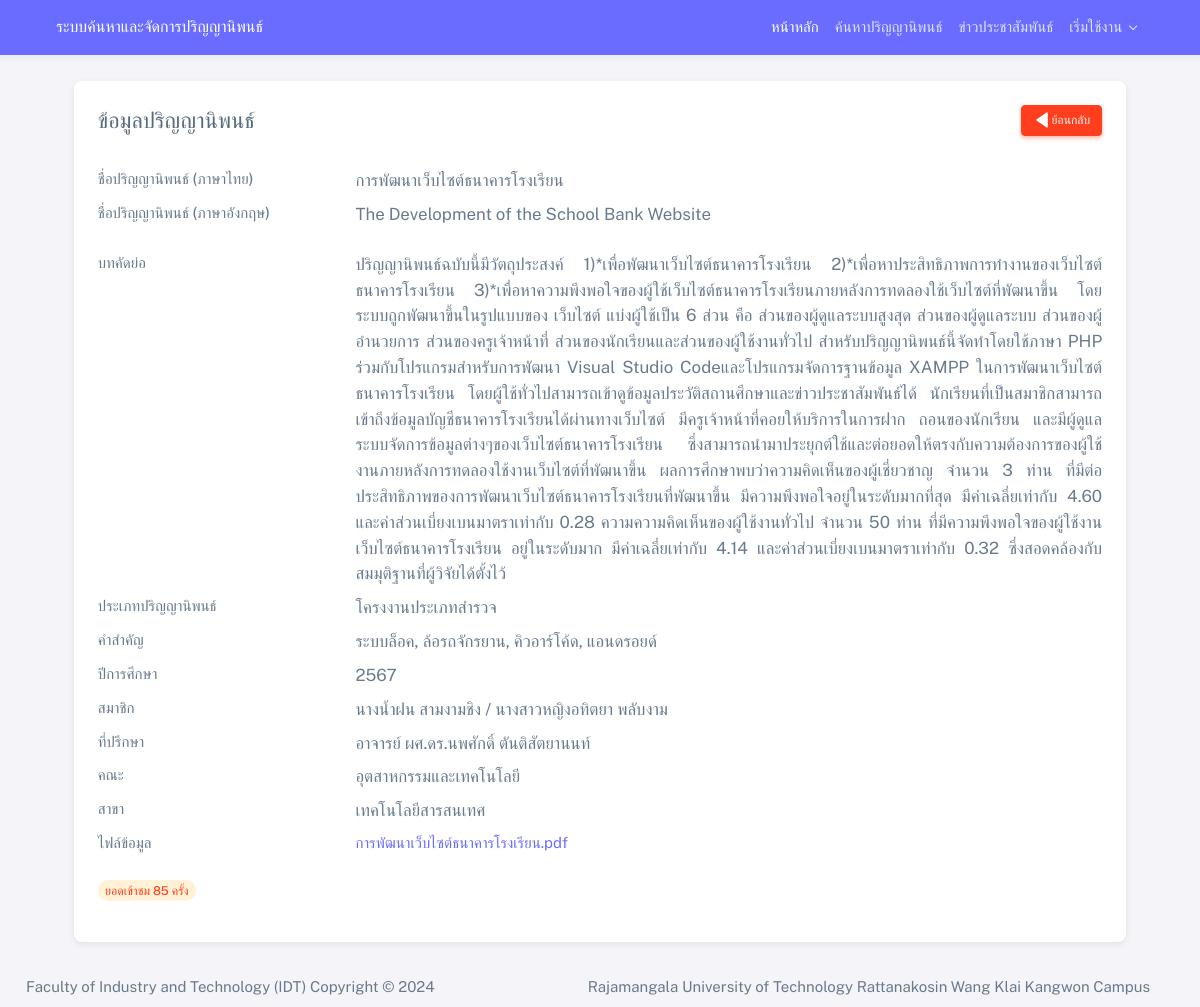
/thesis_detail.php?id=14, run on the app's committed database.
### tables this page shows
CREATE TABLE `thesis` (
  `thesis_id` int(11) NOT NULL COMMENT 'ไอดีงานวิจัย',
  `thesis_name1` varchar(255) DEFAULT NULL COMMENT 'ชื่องานวิจัยไทย',
  `thesis_name2` varchar(255) DEFAULT NULL COMMENT 'ชื่องานวิจัยอังกฤษ',
  `thesis_des` text DEFAULT NULL COMMENT 'รายละเอียดงานวิจัยคร่าวๆ',
  `thesis_keyword` varchar(255) DEFAULT NULL COMMENT 'คีย์เวิร์ด',
  `thesis_year` int(11) DEFAULT NULL COMMENT 'ปีที่วิจัย',
  `thesis_status` enum('0','1','2') NOT NULL COMMENT 'สถานะงานวิจัย 0รอยืนยัน 1ยืนยัแล้ว 2ไม่ยืนยันแก้ไขใหม่',
  `typethesis_id` int(11) DEFAULT NULL COMMENT 'ไอดีประเภทงานวิจัย',
  `Advisor_id` int(10) NOT NULL,
  `faculty_id` int(10) NOT NULL,
  `branch_id` int(10) NOT NULL,
  `thesis_file` varchar(255) NOT NULL,
  `m_id` int(10) NOT NULL COMMENT 'ไอดีผู้ลง',
  `thesis_view` int(10) NOT NULL,
  `thesis_reason` text NOT NULL COMMENT 'หมายเหตุกรณีงานวิจัยไม่ผ่าน'
);

CREATE TABLE `type_thesis` (
  `typethesis_id` int(11) NOT NULL COMMENT 'ไอดีประเภทงานวิจัย',
  `typethesis_name` varchar(100) DEFAULT NULL COMMENT 'ประเภทงานวิจัย'
);

CREATE TABLE `faculty` (
  `faculty_id` int(11) NOT NULL,
  `faculty_name` varchar(255) NOT NULL
);

CREATE TABLE `branch` (
  `branch_id` int(10) NOT NULL,
  `branch_name` varchar(255) NOT NULL,
  `faculty_id` int(10) NOT NULL
);

### thesis_detail.php (the view, shortened to what this page needs)
<?php include('./head.php');
if (isset($_GET['id'])) {
    $thesis_id = isset($_GET['id']) ? mysqli_real_escape_string($conn, $_GET['id']) : '';
    $select_sql = "SELECT
    thesis.thesis_id,
    thesis.thesis_name1,
    thesis.thesis_name2,
    type_thesis.typethesis_name,
    thesis.thesis_des,
    thesis.thesis_keyword,
    thesis.thesis_year,
    thesis.thesis_view,
    thesis.thesis_status,
    thesis.thesis_file,
    type_thesis.typethesis_id,
    type_thesis.typethesis_name,
    Advisor.Advisor_id,
    faculty.faculty_name,
    branch.branch_name,
    prefix_author.prefix_id AS author_prefix_id,
    prefix_author.prefix_name AS author_prefix_name,
    COUNT(author.author_id) AS num_authors,
    GROUP_CONCAT( CONCAT(prefix_author.prefix_name,author.author_name1, ' ', author.author_name2) SEPARATOR ' / ') AS author_full_names,
    CONCAT('อาจารย์ ', prefix_advisor.prefix_name, Advisor.Advisor_name1, ' ', Advisor.Advisor_name2) AS Advisor_full_name,
    CONCAT(faculty.faculty_name, ' ', branch.branch_name) AS Agency
FROM
    thesis
JOIN
    type_thesis ON thesis.typethesis_id = type_thesis.typethesis_id
JOIN
    Advisor ON thesis.Advisor_id = Advisor.Advisor_id
JOIN
    author ON thesis.thesis_id = author.thesis_id
JOIN
    prefix AS prefix_author ON author.prefix_id = prefix_author.prefix_id
JOIN
    prefix AS prefix_advisor ON Advisor.prefix_id = prefix_advisor.prefix_id
JOIN
    faculty ON thesis.faculty_id = faculty.faculty_id
JOIN
    branch ON thesis.branch_id = branch.branch_id
WHERE
    thesis.thesis_id = ? AND thesis.thesis_status != '0'
GROUP BY
    thesis.thesis_id";
    $select_stmt = mysqli_prepare($conn, $select_sql);
    if ($select_stmt) {
        mysqli_stmt_bind_param($select_stmt, "i", $thesis_id);
        mysqli_stmt_execute($select_stmt);
        $result = mysqli_stmt_get_result($select_stmt);
        if (mysqli_num_rows($result) > 0) {
            $row = mysqli_fetch_assoc($result);
?>
            <body>
                <div class="layout-wrapper layout-content-navbar layout-without-menu">
                    <div class="layout-container">
                        <div class="layout-page">
                            <?php include('./navbar.php'); ?>
                            <div class="content-wrapper">
                                <div class="container-fluid flex-grow-1 container-p-y">
                                    <div class="col-lg-11 m-auto">
                                        <div class="row">
                                            <div class="col-12 m-auto">
                                                <div class="card" tabindex="-1">
                                                    <div class="card-header d-flex align-items-center justify-content-between">
                                                        <h4 class="mb-0">ข้อมูลปริญญานิพนธ์</h4>
                                                        <small class="text-muted float-end d-none d-sm-inline-block">
                                                            <a class="btn btn-sm btn-danger" href="javascript:history.back()"><i class='bx bxs-left-arrow'></i> ย้อนกลับ </a></small>
                                                    </div>
                                                    <div class="card-body">
                                                        <dl class="row mt-2">
                                                            <dt class="col-sm-3">ชื่อปริญญานิพนธ์ (ภาษาไทย)</dt>
                                                            <dd class="col-sm-9 lead"><?php echo $row['thesis_name1'] ?></dd>
                                                            <dt class="col-sm-3">ชื่อปริญญานิพนธ์ (ภาษาอังกฤษ)</dt>
                                                            <dd class="col-sm-9 lead">
                                                                <p><?php echo $row['thesis_name2'] ?></p>
                                                            </dd>
                                                            <dt class="col-sm-3 text-truncate">บทคัดย่อ</dt>
                                                            <dd class="col-sm-9 lead" style="text-align: justify;  text-justify: distribute-all-lines;">
                                                                <?php echo $row['thesis_des'] ?>
                                                            </dd>
                                                            <dt class="col-sm-3">ประเภทปริญญานิพนธ์ </dt>
                                                            <dd class="col-sm-9 lead"><?php echo $row['typethesis_name'] ?></dd>
                                                            <dt class="col-sm-3 text-truncate">คำสำคัญ</dt>
                                                            <dd class="col-sm-9 lead">
                                                                <?php echo $row['thesis_keyword'] ?>
                                                            </dd>
                                                            <dt class="col-sm-3">ปีการศึกษา</dt>
                                                            <dd class="col-sm-9 lead"><?php echo $row['thesis_year'] ?></dd>
                                                            <dt class="col-sm-3 text-truncate">สมาชิก</dt>
                                                            <dd class="col-sm-9 lead">
                                                                <?php echo $row['author_full_names'] ?>
                                                            </dd>
                                                            <dt class="col-sm-3 text-truncate">ที่ปรึกษา</dt>
                                                            <dd class="col-sm-9 lead">
                                                                <?php echo $row['Advisor_full_name'] ?>
                                                            </dd>
                                                            <dt class="col-sm-3 text-truncate">คณะ</dt>
                                                            <dd class="col-sm-9 lead">
                                                                <?php echo $row['faculty_name'] ?>
                                                            </dd>
                                                            <dt class="col-sm-3 text-truncate">สาขา</dt>
                                                            <dd class="col-sm-9 lead">
                                                                <?php echo $row['branch_name'] ?>
                                                            </dd>
                                                            <dt class="col-sm-3 text-truncate">ไฟล์ข้อมูล</dt>
                                                            <dd class="col-sm-9">
                                                                <?php if (!empty($row['thesis_file'])) {
                                                                ?><a href="./uploads/<?php echo $row['thesis_file'] ?>" download><?php echo $row['thesis_name1'] ?>.pdf</a>
                                                                <?php                                      } else {
                                                                    echo "ไม่มีไฟล์ปริญญานิพนธ์";
                                                                }
                                                                ?>
                                                            </dd>
                                                        </dl>
                                                        <p class="text-right"><span class="badge bg-label-warning rounded-pill text-danger">ยอดเข้าชม <?php echo $row['thesis_view']; ?> ครั้ง</span></p>
                                                    </div>
                                                </div>
                                            </div>
                                        </div>
                                    </div>
                                </div>
                                <?php include("./footer.php"); ?>
                            </div>
                        </div>
                    </div>
                </div>
    <?php } else {
            echo '<script>alert("ปริญญานิพนธ์นี้ไม่สามารถแสดงได้");</script>';
        }
    } else {
        echo '<script>alert("เกิดข้อผิดพลาดในการเตรียมคำสั่ง SQL");</script>';
    }
} else {
    echo 'ไม่พบข้อมูลที่ต้องการ';
}
    ?>
            </body>
            </html>

### data on the page
thesis: thesis_name1 "การพัฒนาเว็บไซต์ธนาคารโรงเรียน", thesis_name2 "The Development of the School Bank Website", thesis_des "ปริญญานิพนธ์ฉบับนี้มีวัตถุประสงค์ 1)*เพื่อพัฒนาเว็บไซต์ธนาคารโรงเรียน 2)*เพื่อหาประสิทธิภาพการทำงานของเว็บไซต์ธนาคารโรงเรียน 3)*เพื่อหาความพึงพอใจของผู้ใช้เว็บไซต์ธนาคารโรงเรียนภายหลังการทดลองใช้เว็บไซต์ที่พัฒนาขึ้น โดยระบบถูกพัฒนาขึ้นในรูปแบบของ เว็บไซต์ แบ่งผู้ใช้เป็น 6 ส่วน คือ ส่วนของผู้ดูแลระบบสูงสุด ส่วนของผู้ดูแลระบบ ส่วนของผู้อำนวยการ ส่วนของครูเจ้าหน้าที่ ส่วนของนักเรียนและส่วนของผู้ใช้งานทั่วไป สำหรับปริญญานิพนธ์นี้จัดทำโดยใช้ภาษา PHP ร่วมกับโปรแกรมสำหรับการพัฒนา Visual Studio Codeและโปรแกรมจัดการฐานข้อมูล XAMPP ในการพัฒนาเว็บไซต์ธนาคารโรงเรียน โดยผู้ใช้ทั่วไปสามารถเข้าดูข้อมูลประวัติสถานศึกษาและข่าวประชาสัมพันธ์ได้…", typethesis.typethesis_name "โครงงานประเภทสำรวจ", thesis_keyword "ระบบล็อค, ล้อรถจักรยาน, คิวอาร์โค้ด, แอนดรอยด์", thesis_year "2567", faculty.faculty_name "อุตสาหกรรมและเทคโนโลยี", branch.branch_name "เทคโนโลยีสารสนเทศ", thesis_view "85"

### other printed values
$row['author_full_names'] "นางน้ำฝน สามงามชิง / นางสาวหญิงอทิตยา พลับงาม"
$row['Advisor_full_name'] "อาจารย์ ผศ.ดร.นพศักดิ์ ตันติสัตยานนท์"
